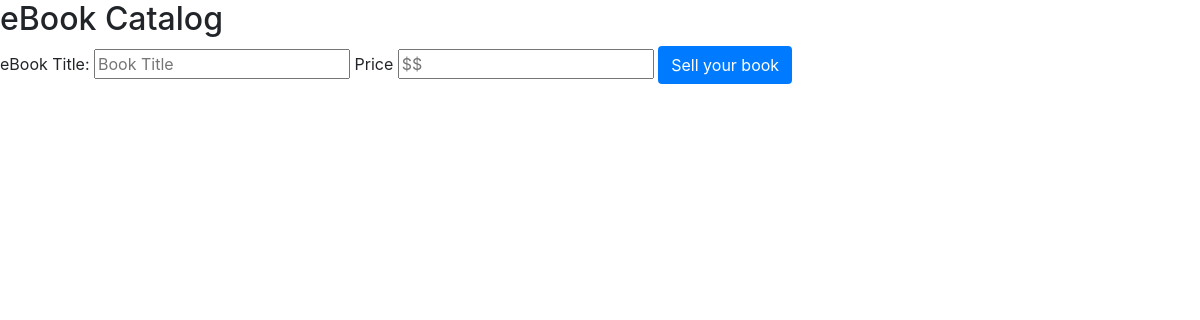
The page /join/sell on the database as committed earlier.
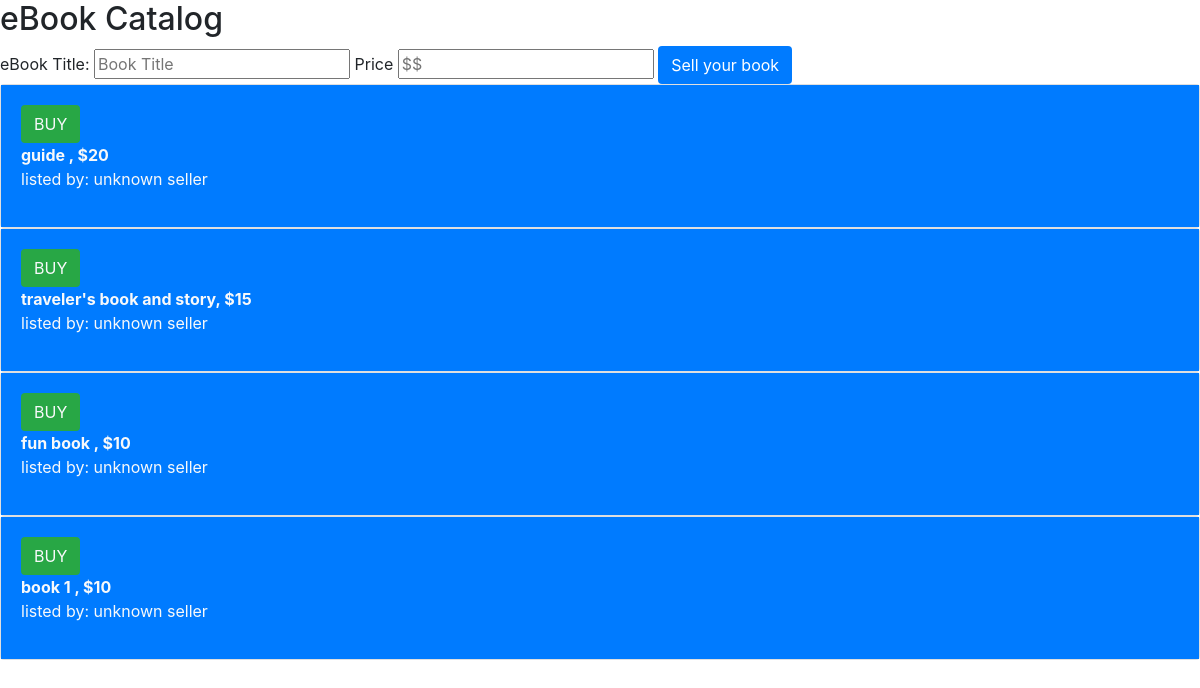
The same page on the database as committed later.
### main.py (models this page shows, shortened)
class Ebook(db.Model):
    __tablename__ = 'Ebook'
    id = db.Column(db.Integer, primary_key=True)
    p_title = db.Column(db.String(10), unique=False, nullable=False)
    p_price = db.Column(db.Integer, unique=False, nullable=False) # want score as int so we can sort by it easily.

### emails/app.py (the view, shortened to what this page needs)
@emails_bp.route('/sell', methods=['GET', 'POST'])
def ebook():
    books = Ebook.query.order_by(desc('p_price')).all() ## ordering the books by price
    ebook_catalog = [] ## here's the list for the eBook catalog
    for book in books: ## iteration with for loops
        new_book = {'title':book.p_title, 'price':book.p_price}
        ebook_catalog.append(new_book) ## adding the new book into our eBook list.
    return render_template('ebooks.html', ebook_catalog = ebook_catalog)

### emails/templates/ebooks.html (shortened to what this page needs)
<!DOCTYPE html>
<html lang="en">
<head>
    <link rel="stylesheet" href="https://maxcdn.bootstrapcdn.com/bootstrap/4.0.0/css/bootstrap.min.css">
</head>
<body>
<div>
    <h2>eBook Catalog</h2>
    <form action="" method="POST">
        <label>eBook Title:</label>
        <input id="name" type="text" name="name" placeholder="Book Title">
        <label for="rating">Price</label>
        <input id="rating" type="number" name="rating" placeholder="$$">
        <button class="btn  my-2 my-sm-0 text-white bg-primary" type="submit"> Sell your book</button>
    </form>
</div>
{% for books in ebook_catalog  %}
<div class="card">
    <div class="card-body bg-primary">
        <form action="" method="GET">
            <a class="btn  my-2 my-sm-0 bg-success text-light" type="submit" href="/purchase"> BUY</a>
        </form>
        <b class="text-light"> {{books.title}}, ${{books.price}}</b>
        <p class="text-light"> listed by: unknown seller</p>
    </div>
</div>
{% endfor  %}
</body>
</html>

Rows that differ between the two databases and show on the page:
added Ebook: title "guide", price "20"
added Ebook: title "traveler's book and story", price "15"
added Ebook: title "fun book", price "10"
added Ebook: title "book 1", price "10"
